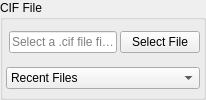
         <widget class="QGroupBox" name="SelectCifFileGroupBox">
          <property name="title">
           <string>CIF File</string>
          </property>
          <property name="flat">
           <bool>false</bool>
          </property>
          <layout class="QVBoxLayout" name="verticalLayout_29">
           <property name="spacing">
            <number>6</number>
           </property>
           <property name="leftMargin">
            <number>3</number>
           </property>
           <property name="topMargin">
            <number>3</number>
           </property>
           <property name="rightMargin">
            <number>3</number>
           </property>
           <property name="bottomMargin">
            <number>0</number>
           </property>
           <item>
            <layout class="QHBoxLayout" name="horizontalLayout_12">
             <property name="spacing">
              <number>3</number>
             </property>
             <property name="leftMargin">
              <number>3</number>
             </property>
             <property name="topMargin">
              <number>0</number>
             </property>
             <property name="rightMargin">
              <number>0</number>
             </property>
             <item>
              <widget class="QLineEdit" name="SelectCif_LineEdit">
               <property name="placeholderText">
                <string>Select a .cif file first.</string>
               </property>
              </widget>
             </item>
             <item>
              <widget class="QPushButton" name="SelectCif_PushButton">
               <property name="text">
                <string>Select File</string>
               </property>
              </widget>
             </item>
            </layout>
           </item>
           <item>
            <widget class="QComboBox" name="RecentComboBox">
             <property name="currentText">
              <string>Recent Files</string>
             </property>
             <property name="maxVisibleItems">
              <number>15</number>
             </property>
             <item>
              <property name="text">
               <string>Recent Files</string>
              </property>
             </item>
            </widget>
           </item>
          </layout>
         </widget>
